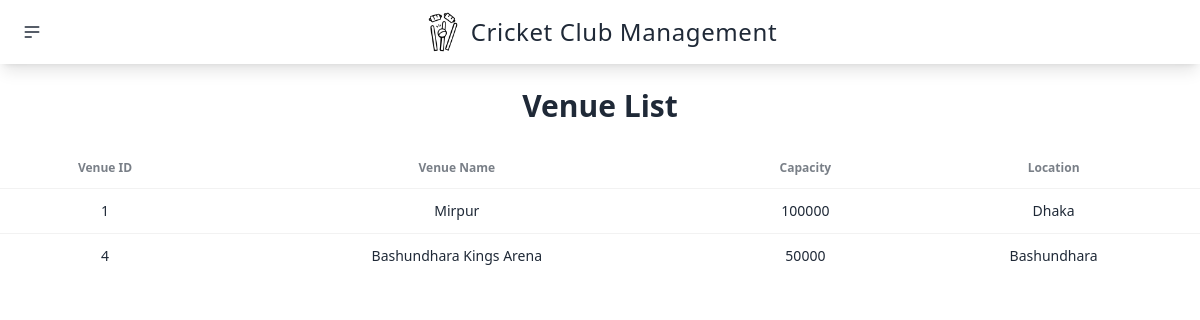
Page /User-Site/display-venue.php on the committed database.
### tables this page shows
CREATE TABLE `venue` (
  `venue_id` int(11) NOT NULL,
  `venue_name` varchar(255) DEFAULT NULL,
  `location` varchar(255) DEFAULT NULL,
  `capacity` int(11) DEFAULT NULL
);

### User-Site/display-venue.php (the view, shortened to what this page needs)
<?php
include '../connect.php';
?>
<!DOCTYPE html>
<html lang="en">
<head>
    <link href="https://cdn.jsdelivr.net/npm/daisyui@4.12.14/dist/full.min.css" rel="stylesheet" type="text/css" />
    <script src="https://cdn.tailwindcss.com"></script>
</head>
<?php include('partials/header.php'); ?>
<body>
    <h1 class="text-center text-3xl font-extrabold p-6">Venue List</h1>
    <div class="overflow-x-auto">
        <table class="table">
            <thead>
                <tr>
                    <th class="text-center"">Venue ID</th>
                    <th class=" text-center"">Venue Name</th>
                    <th class="text-center"">Capacity</th>
                    <th class=" text-center">Location</th>
                </tr>
            </thead>
            <tbody>
                <?php
                $sql = "SELECT * FROM `venue`";
                $result = mysqli_query($conn, $sql);
                if ($result) {
                    while ($row = mysqli_fetch_array($result)) {
                        $venue_id = $row['venue_id'];
                        $venue_name = $row['venue_name'];
                        $capacity = $row['capacity'];
                        $location = $row['location'];
                        echo '<tr>
                        <td class="text-center">' . $venue_id . '</td>
                        <td class="text-center">' . $venue_name . '</td>
                        <td class="text-center">' . $capacity . '</td>
                        <td class="text-center">' . $location . '</td>
                    </tr>';
                    }
                }
                ?>
            </tbody>
        </table>
    </div>
</body>
</html>

### rows in the picture
venue: venue_id "1", venue_name "Mirpur", capacity "100000", location "Dhaka"
venue: venue_id "4", venue_name "Bashundhara Kings Arena", capacity "50000", location "Bashundhara"
